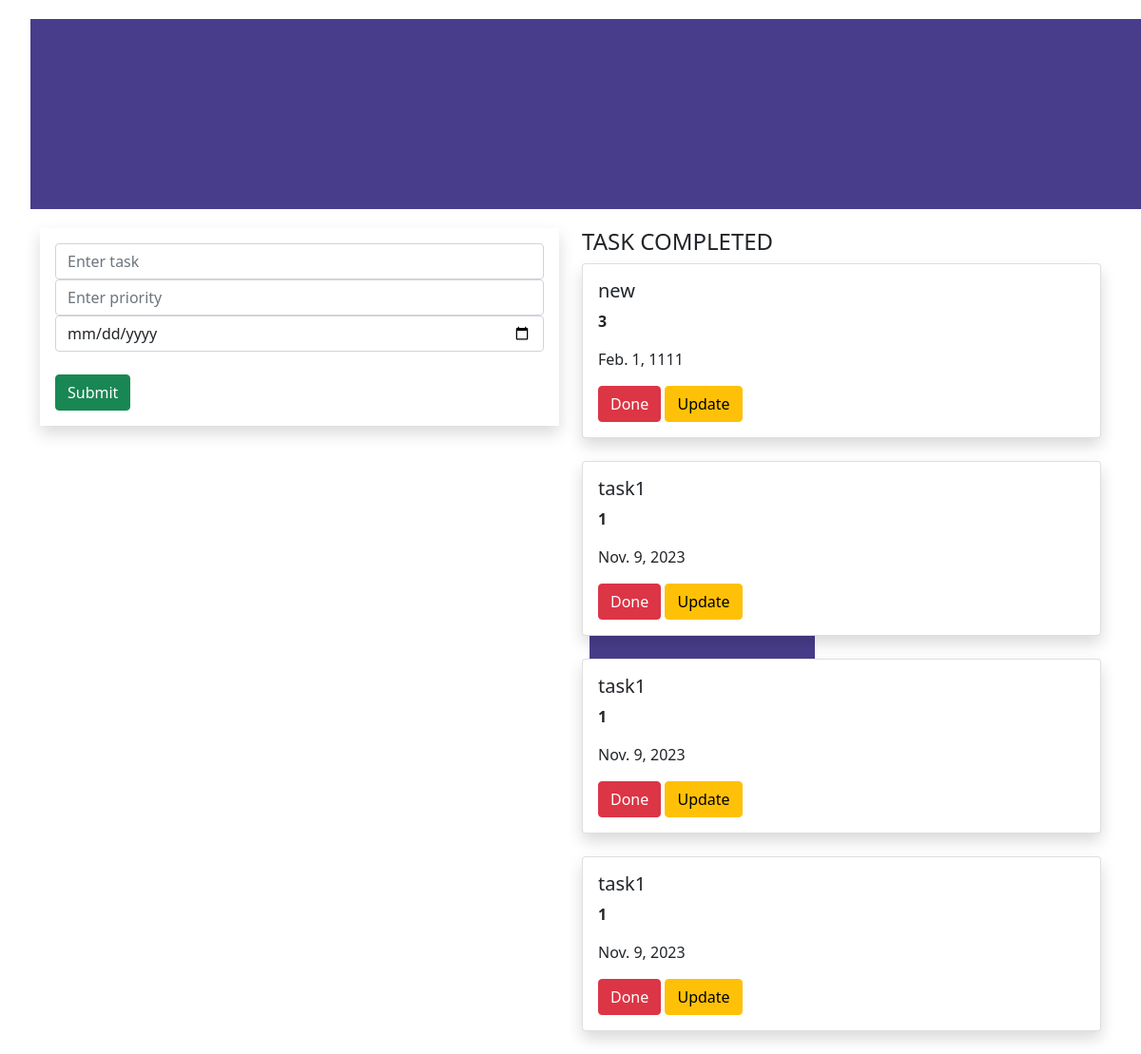
Before: / with the older database file.
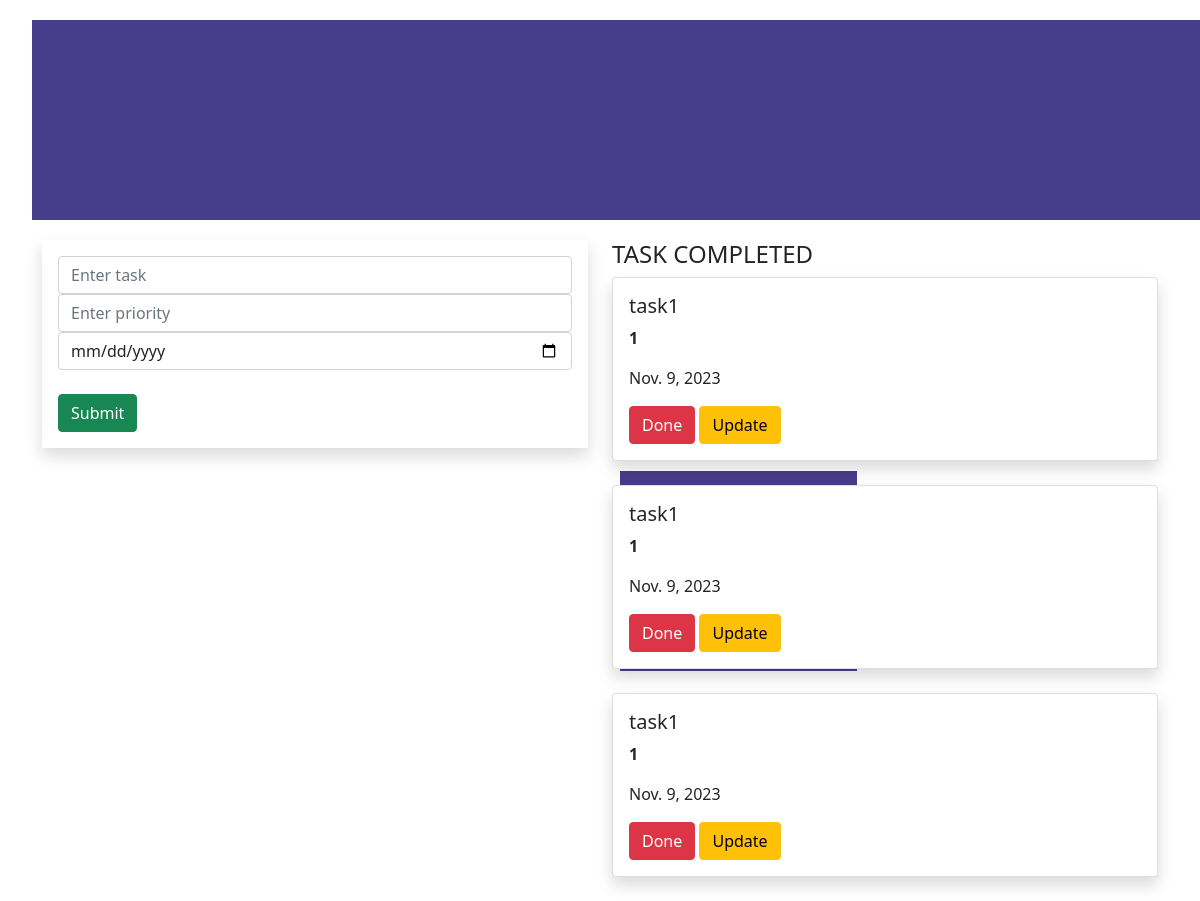
After: the same page with the newer database file.
### TodoAp/models.py (models this page shows, shortened)
class Task(models.Model):
    name=models.CharField(max_length=250)
    priority=models.IntegerField()
    date=models.DateField()

### TodoAp/views.py (the view)
# urls.py: path('',views.add,name='add'),
def add(request):
    task1=Task.objects.all()
    if request.method =='POST':
        name=request.POST.get('name')
        priority=request.POST.get('priority')
        date=request.POST.get('date')
        task=Task(name=name,priority=priority,date=date)
        task.save()
    return render(request,'home.html',{'task1':task1})

### template/home.html (shortened to what this page needs)
{% extends 'base.html' %}
{% block body %}
<div class="container-fluid">
    <div class="row">
        <div class="col-md-12">
            <div class="banner">
                <div class="banner-text">
                    <h1 style="background-color: darkslateblue;   text-align: center;
                    padding: 50px;
                    margin: 20px;
                    height: 200px;
                    width: 100%;">
                    ToDo</h1>
                </div>
            </div>
        </div>
    </div>
</div>
<div class=" container">
    <div class="row">
        <div class="col-md-6">
        <form method="POST" class="p-3 shadow">
            <div class="form-group">
                <input type="text" class="form-control" name="name" placeholder="Enter task">
            </div>
            <div class="form-group">
                <input type="text" class="form-control" name="priority" placeholder="Enter priority">
            </div>
            <div class="form-group">
                <input type="date" class="form-control" name="date" >
            </div>
            <br>
            <input type="submit" class="btn btn-success">
        </form>
        <br>
        <br>
    </div>
    <div class="col-md-6">
        <h4>TASK COMPLETED</h4>
        {% for i in task1 %}
        <div class="shadow card">
            <div class="card-body">
                <h5 class="card-title">{{i.name}}</h5>
                <p><b>{{i.priority}}</b></p>
                <p>{{i.date}}</p>
                <a class="btn btn-danger" href="{%url 'delete' i.id %}">Done</a>
                <a class="btn btn-warning" href="{%url 'update' i.id %}">Update</a>
            </div>
            </div>
            <br>
            {% endfor %}
        </div>
          </div>
    </div>
    {% endblock %}

### template/Base.html (shortened to what this page needs)
{% load static %}
<!DOCTYPE html>
<html lang="en">
<head>
    <link href="https://cdn.jsdelivr.net/npm/bootstrap@5.0.2/dist/css/bootstrap.min.css" rel="stylesheet">
    <link rel="stylesheet" href="{% static 'style.css' %}">
</head>
<body>
    {% block body %}
    {% endblock %}
</body>
</html>

### static/style.css (style rules this page uses)
.banner { background-color: darkslateblue; text-align: center; padding: 50px; margin: 20px; height: 200px; width: 100%; }
.banner-text { top: 50%; left: 50%; transform: transform; position: absolute; }

Changed rows visible on the page:
removed Task: name "new", priority "3", date "Feb. 1, 1111"
